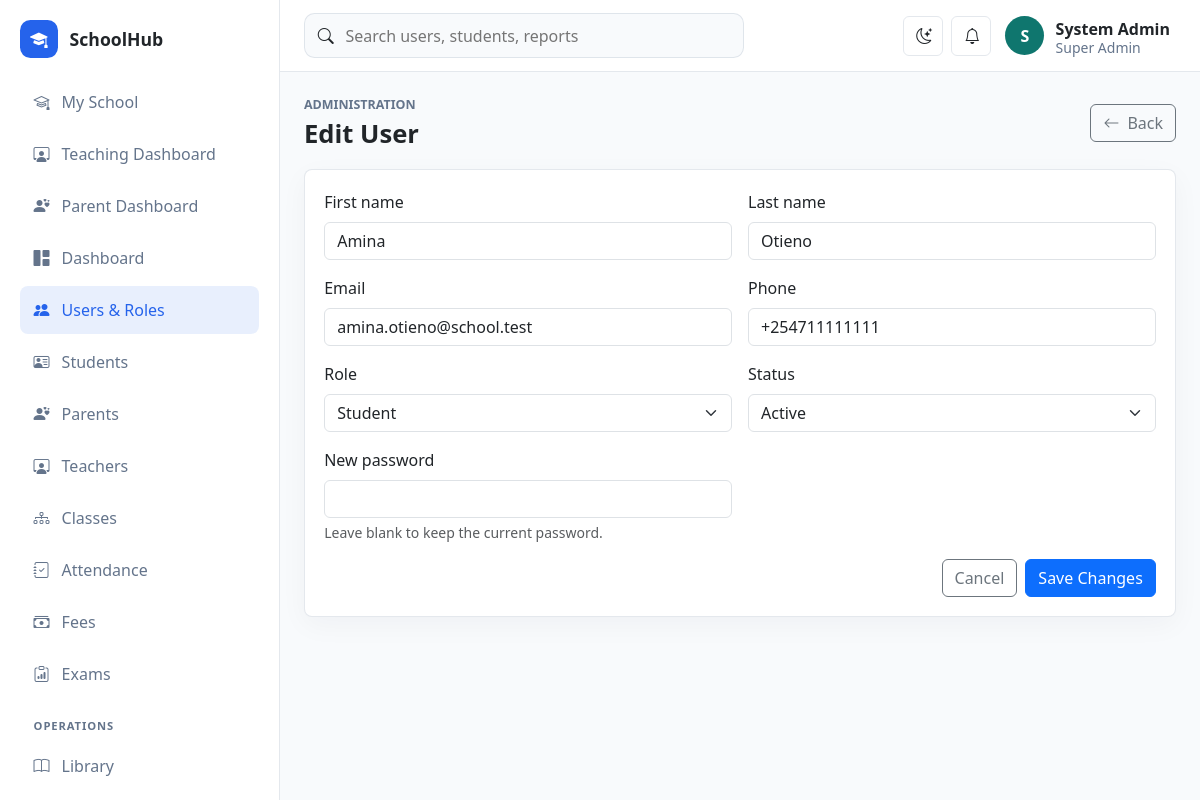
Screenshot of /school/public/users/edit?id=2 (signed in) with the database file from the repository.
### tables this page shows
CREATE TABLE roles (
    id BIGINT UNSIGNED AUTO_INCREMENT PRIMARY KEY,
    name VARCHAR(100) NOT NULL,
    slug VARCHAR(120) NOT NULL UNIQUE,
    description VARCHAR(255) NULL,
    created_at TIMESTAMP DEFAULT CURRENT_TIMESTAMP
);

CREATE TABLE users (
    id BIGINT UNSIGNED AUTO_INCREMENT PRIMARY KEY,
    role_id BIGINT UNSIGNED NOT NULL,
    first_name VARCHAR(100) NOT NULL,
    last_name VARCHAR(100) NOT NULL,
    email VARCHAR(190) NOT NULL UNIQUE,
    phone VARCHAR(40) NULL,
    password_hash VARCHAR(255) NOT NULL,
    status ENUM('active', 'inactive', 'suspended') NOT NULL DEFAULT 'active',
    two_factor_secret VARCHAR(255) NULL,
    last_login_at TIMESTAMP NULL,
    created_at TIMESTAMP DEFAULT CURRENT_TIMESTAMP,
    updated_at TIMESTAMP DEFAULT CURRENT_TIMESTAMP ON UPDATE CURRENT_TIMESTAMP,
    INDEX idx_users_role_status (role_id, status),
    CONSTRAINT fk_users_role FOREIGN KEY (role_id) REFERENCES roles(id)
);

### app/Views/users/form.php (the view, shortened to what the rows shown need)
<?php $isEdit = !empty($user['id']); ?>
<div class="page-heading">
    <div>
        <h1><?= $isEdit ? 'Edit User' : 'Create User' ?></h1>
    </div>
</div>
<section class="panel">
    <form method="post" action="<?= e($isEdit ? url('/users/update') : url('/users')) ?>" class="row g-3" novalidate>
        <div class="col-md-6">
            <label class="form-label" for="first_name">First name</label>
            <input class="form-control <?= isset($errors['first_name']) ? 'is-invalid' : '' ?>" id="first_name" name="first_name" value="<?= e($user['first_name'] ?? '') ?>" required>
        </div>
        <div class="col-md-6">
            <label class="form-label" for="last_name">Last name</label>
            <input class="form-control <?= isset($errors['last_name']) ? 'is-invalid' : '' ?>" id="last_name" name="last_name" value="<?= e($user['last_name'] ?? '') ?>" required>
        </div>
        <div class="col-md-6">
            <label class="form-label" for="email">Email</label>
            <input class="form-control <?= isset($errors['email']) ? 'is-invalid' : '' ?>" id="email" name="email" type="email" value="<?= e($user['email'] ?? '') ?>" required>
        </div>
        <div class="col-md-6">
            <label class="form-label" for="phone">Phone</label>
            <input class="form-control" id="phone" name="phone" value="<?= e($user['phone'] ?? '') ?>">
        </div>
        <div class="col-md-6">
            <label class="form-label" for="role_id">Role</label>
            <select class="form-select <?= isset($errors['role_id']) ? 'is-invalid' : '' ?>" id="role_id" name="role_id" required>
                <?php foreach ($roles as $role): ?>
                    <option value="<?= e($role['id']) ?>" <?= (string)($user['role_id'] ?? '') === (string)$role['id'] ? 'selected' : '' ?>><?= e($role['name']) ?></option>
                <?php endforeach; ?>
            </select>
        </div>
        <div class="col-md-6">
            <label class="form-label" for="status">Status</label>
            <select class="form-select" id="status" name="status">
                <?php foreach (['active', 'inactive', 'suspended'] as $status): ?>
                    <option value="<?= e($status) ?>" <?= ($user['status'] ?? 'active') === $status ? 'selected' : '' ?>><?= e(ucfirst($status)) ?></option>
                <?php endforeach; ?>
            </select>
        </div>
        <div class="col-md-6">
            <label class="form-label" for="password"><?= $isEdit ? 'New password' : 'Password' ?></label>
            <input class="form-control <?= isset($errors['password']) ? 'is-invalid' : '' ?>" id="password" name="password" type="password" <?= $isEdit ? '' : 'required' ?>>
            <?php if ($isEdit): ?><div class="form-text">Leave blank to keep the current password.</div><?php endif; ?>
        </div>
    </form>
</section>

### app/Views/layouts/app.php (shortened to what the rows shown need)
<!doctype html>
<html lang="en" data-bs-theme="light">
<head>
    <link href="https://cdn.jsdelivr.net/npm/bootstrap@5.3.3/dist/css/bootstrap.min.css" rel="stylesheet">
    <link href="https://cdn.jsdelivr.net/npm/bootstrap-icons@1.11.3/font/bootstrap-icons.css" rel="stylesheet">
    <link href="<?= e(url('/assets/css/app.css')) ?>" rel="stylesheet">
</head>
<body>
<div class="app-shell">
    <div class="main-shell">
        <header class="topbar">
            <div class="ms-auto d-flex align-items-center gap-2">
                <div class="dropdown">
                    <button class="profile-button" data-bs-toggle="dropdown" aria-expanded="false">
                        <span class="d-none d-sm-block text-start">
                            <strong><?= e(current_user()['name'] ?? 'User') ?></strong>
                            <small><?= e(current_user()['role'] ?? '') ?></small>
                        </span>
                    </button>
                </div>
            </div>
        </header>
        <main class="content-shell">
            <?= $content ?>
        </main>
    </div>
</div>
</body>
</html>

### rows the page displays
roles: name "Super Admin"
users: first_name "Amina", last_name "Otieno", email "amina.otieno@school.test", phone "+254711111111", role_id "Student", status "Active"

### other values shown
app_config('name') "SchoolHub"
substr(current_user()['name'] ?? 'U', 0, 1) "S"
current_user()['name'] "System Admin"
